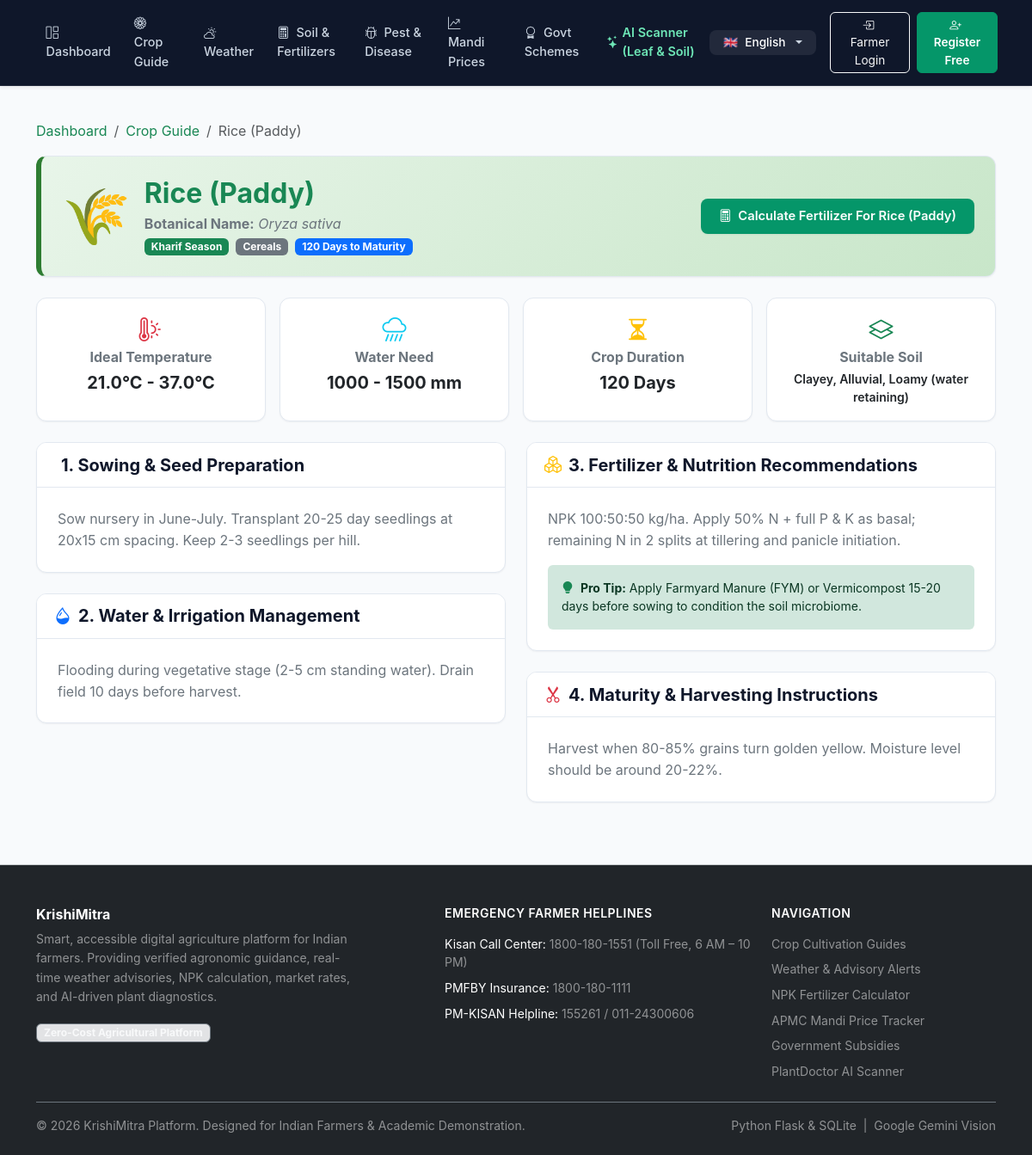
The page /crops/9 on the database its author committed.
### tables this page shows
CREATE TABLE crops (
    id INTEGER PRIMARY KEY AUTOINCREMENT,
    name TEXT NOT NULL,
    scientific_name TEXT,
    category TEXT NOT NULL,        -- Cereals, Pulses, Cash Crops, Oilseeds, Vegetables
    season TEXT NOT NULL,          -- Kharif, Rabi, Zaid
    suitable_soil TEXT NOT NULL,
    min_temp REAL NOT NULL,
    max_temp REAL NOT NULL,
    rainfall_mm TEXT NOT NULL,
    duration_days INTEGER NOT NULL,
    sowing_guide TEXT NOT NULL,
    irrigation_guide TEXT NOT NULL,
    fertilizer_guide TEXT NOT NULL,
    harvesting_guide TEXT NOT NULL,
    icon TEXT DEFAULT '🌾'
);

### app/routes/crops.py (the view)
@crops_bp.route('/<int:crop_id>')
def detail(crop_id):
    db = get_db()
    crop = db.execute("SELECT * FROM crops WHERE id = ?", (crop_id,)).fetchone()
    if not crop:
        return "Crop not found", 404
    return render_template('crops/detail.html', crop=crop)

### app/database/db.py (called while the page is built, shortened)
def get_db():
    if 'db' not in g:
        db_url = current_app.config.get('DATABASE_URL') or os.environ.get('DATABASE_URL')
        db_path = current_app.config.get('DATABASE', 'krishimitra.db')
        conn = sqlite3.connect(db_path)
        conn.row_factory = sqlite3.Row
        g.db = conn
        g.db_backend = 'sqlite'
    return g.db

### app/translations/languages.py (called while the page is built)
def get_translation(key: str, lang: str = 'en') -> str:
    if not lang or lang not in SUPPORTED_LANGUAGES:
        lang = 'en'
    entry = TRANSLATIONS.get(key)
    if not entry:
        return key
    return entry.get(lang, entry.get('en', key))

### app/templates/crops/detail.html (shortened to what this page needs)
{% extends "base.html" %}
{% block content %}
<div class="container py-4">
  <nav aria-label="breadcrumb" class="mb-3">
    <ol class="breadcrumb">
      <li class="breadcrumb-item"><a href="{{ url_for('main.dashboard') }}" class="text-success text-decoration-none">Dashboard</a></li>
      <li class="breadcrumb-item"><a href="{{ url_for('crops.index') }}" class="text-success text-decoration-none">Crop Guide</a></li>
      <li class="breadcrumb-item active" aria-current="page">{{ crop['name'] }}</li>
    </ol>
  </nav>
  <div class="farm-card p-4 mb-4" style="background: linear-gradient(135deg, #e8f5e9 0%, #c8e6c9 100%); border-left: 6px solid #2e7d32;">
    <div class="d-flex flex-column flex-md-row align-items-md-center justify-content-between gap-3">
      <div class="d-flex align-items-center gap-3">
        <span class="display-3">{{ crop['icon'] }}</span>
        <div>
          <h2 class="fw-bold text-success mb-1">{{ crop['name'] }}</h2>
          <p class="text-secondary mb-1">
            <strong>Botanical Name:</strong> <em>{{ crop['scientific_name'] }}</em>
          </p>
          <div class="d-flex gap-2">
            <span class="badge bg-success text-white px-2 py-1">{{ crop['season'] }} Season</span>
            <span class="badge bg-secondary text-white px-2 py-1">{{ crop['category'] }}</span>
            <span class="badge bg-primary text-white px-2 py-1">{{ crop['duration_days'] }} Days to Maturity</span>
          </div>
        </div>
      </div>
      <div>
        <a href="{{ url_for('soil.index') }}" class="btn btn-agri">
          <i class="bi bi-calculator me-1"></i> Calculate Fertilizer For {{ crop['name'] }}
        </a>
      </div>
    </div>
  </div>
  <div class="row g-3 mb-4">
    <div class="col-md-3">
      <div class="farm-card p-3 text-center h-100">
        <i class="bi bi-thermometer-sun text-danger fs-3 mb-1"></i>
        <h6 class="fw-bold text-secondary mb-1">Ideal Temperature</h6>
        <p class="fw-bold text-dark fs-5 mb-0">{{ crop['min_temp'] }}°C - {{ crop['max_temp'] }}°C</p>
      </div>
    </div>
    <div class="col-md-3">
      <div class="farm-card p-3 text-center h-100">
        <i class="bi bi-cloud-rain-heavy text-info fs-3 mb-1"></i>
        <h6 class="fw-bold text-secondary mb-1">Water Need</h6>
        <p class="fw-bold text-dark fs-5 mb-0">{{ crop['rainfall_mm'] }}</p>
      </div>
    </div>
    <div class="col-md-3">
      <div class="farm-card p-3 text-center h-100">
        <i class="bi bi-hourglass-split text-warning fs-3 mb-1"></i>
        <h6 class="fw-bold text-secondary mb-1">Crop Duration</h6>
        <p class="fw-bold text-dark fs-5 mb-0">{{ crop['duration_days'] }} Days</p>
      </div>
    </div>
    <div class="col-md-3">
      <div class="farm-card p-3 text-center h-100">
        <i class="bi bi-layers text-success fs-3 mb-1"></i>
        <h6 class="fw-bold text-secondary mb-1">Suitable Soil</h6>
        <p class="small fw-semibold text-dark mb-0">{{ crop['suitable_soil'] }}</p>
      </div>
    </div>
  </div>
  <div class="row g-4">
    <div class="col-lg-6">
      <div class="farm-card mb-4">
        <div class="card-header-agri">
          <h5 class="fw-bold mb-0">1. Sowing & Seed Preparation</h5>
        </div>
        <div class="p-4">
          <p class="text-secondary mb-0 leading-relaxed">{{ crop['sowing_guide'] }}</p>
        </div>
      </div>
      <div class="farm-card">
        <div class="card-header-agri">
          <h5 class="fw-bold mb-0"><i class="bi bi-droplet-half me-2 text-primary"></i>2. Water & Irrigation Management</h5>
        </div>
        <div class="p-4">
          <p class="text-secondary mb-0 leading-relaxed">{{ crop['irrigation_guide'] }}</p>
        </div>
      </div>
    </div>
    <div class="col-lg-6">
      <div class="farm-card mb-4">
        <div class="card-header-agri">
          <h5 class="fw-bold mb-0"><i class="bi bi-boxes me-2 text-warning"></i>3. Fertilizer & Nutrition Recommendations</h5>
        </div>
        <div class="p-4">
          <p class="text-secondary mb-3 leading-relaxed">{{ crop['fertilizer_guide'] }}</p>
          <div class="alert alert-success border-0 small mb-0">
            <i class="bi bi-lightbulb-fill text-success me-1"></i>
            <strong>Pro Tip:</strong> Apply Farmyard Manure (FYM) or Vermicompost 15-20 days before sowing to condition the soil microbiome.
          </div>
        </div>
      </div>
      <div class="farm-card">
        <div class="card-header-agri">
          <h5 class="fw-bold mb-0"><i class="bi bi-scissors me-2 text-danger"></i>4. Maturity & Harvesting Instructions</h5>
        </div>
        <div class="p-4">
          <p class="text-secondary mb-0 leading-relaxed">{{ crop['harvesting_guide'] }}</p>
        </div>
      </div>
    </div>
  </div>
</div>
{% endblock %}

### app/static/css/style.css (style rules this page uses)
body { top: 0px !important; }
:root { --primary-green: #059669; --primary-dark: #047857; --primary-light: #10b981; --primary-subtle: #ecfdf5; --primary-border: #a7f3d0; --bg-app: #f8fafc; --surface-card: #ffffff; --surface-muted: #f1f5f9; --text-main: #0f172a; --text-secondary: #475569; --text-muted: #94a3b8; --border-light: #e2e8f0; --border-focus: #059669; --accent-amber: #d97706; --accent-amber-subtle: #fffbeb; --accent-red: #dc2626; --accent-blue: #2563eb; --shadow-sm: 0 1px 2px 0 rgb(15 23 42 / 0.05); --shadow-md: 0 4px 6px -1px rgb(15 23 42 / 0.07), 0 2px 4px -2px rgb(15 23 42 / 0.05); --shadow-lg: 0 10px 15px -3px rgb(15 23 42 / 0.08), 0 4px 6px -4px rgb(15 23 42 / 0.04); }
body { font-family: -apple-system, BlinkMacSystemFont, "Plus Jakarta Sans", "Inter", "Segoe UI", Roboto, sans-serif; background-color: var(--bg-app); color: var(--text-main); min-height: 100vh; display: flex; flex-direction: column; line-height: 1.55; -webkit-font-smoothing: antialiased; }
.farm-card { background: var(--surface-card); border: 1px solid var(--border-light); border-radius: 12px; box-shadow: var(--shadow-sm); transition: border-color 0.2s ease, box-shadow 0.2s ease; overflow: hidden; }
.card-header-agri { background-color: #ffffff; border-bottom: 1px solid var(--border-light); color: var(--text-main); font-weight: 600; font-size: 0.95rem; padding: 0.85rem 1.25rem; }
.btn-agri { background-color: var(--primary-green); color: #ffffff; font-weight: 600; font-size: 0.92rem; border: 1px solid transparent; border-radius: 8px; padding: 0.55rem 1.25rem; transition: all 0.15s ease-in-out; box-shadow: var(--shadow-sm); }

### rows shown on the page
crops: name "Rice (Paddy)", icon "🌾", scientific_name "Oryza sativa", season "Kharif", category "Cereals", duration_days "120", min_temp "21.0", max_temp "37.0", rainfall_mm "1000 - 1500 mm", suitable_soil "Clayey, Alluvial, Loamy (water retaining)", sowing_guide "Sow nursery in June-July. Transplant 20-25 day seedlings at 20x15 cm spacing. Keep 2-3 seedlings per hill.", irrigation_guide "Flooding during vegetative stage (2-5 cm standing water). Drain field 10 days before harvest.", fertilizer_guide "NPK 100:50:50 kg/ha. Apply 50% N + full P & K as basal; remaining N in 2 splits at tillering and panicle initiation.", harvesting_guide "Harvest when 80-85% grains turn golden yellow. Moisture level should be around 20-22%."

### other values the page prints
{{ t('nav_dashboard') }} "Dashboard"
{{ t('nav_crops') }} "Crop Guide"
{{ t('nav_weather') }} "Weather"
{{ t('nav_soil') }} "Soil & Fertilizers"
{{ t('nav_diseases') }} "Pest & Disease"
{{ t('nav_market') }} "Mandi Prices"
{{ t('nav_schemes') }} "Govt Schemes"
{{ t('nav_plantdoctor') }} "AI Scanner (Leaf & Soil)"
{{ t('nav_login') }} "Farmer Login"
{{ t('nav_register') }} "Register Free"
